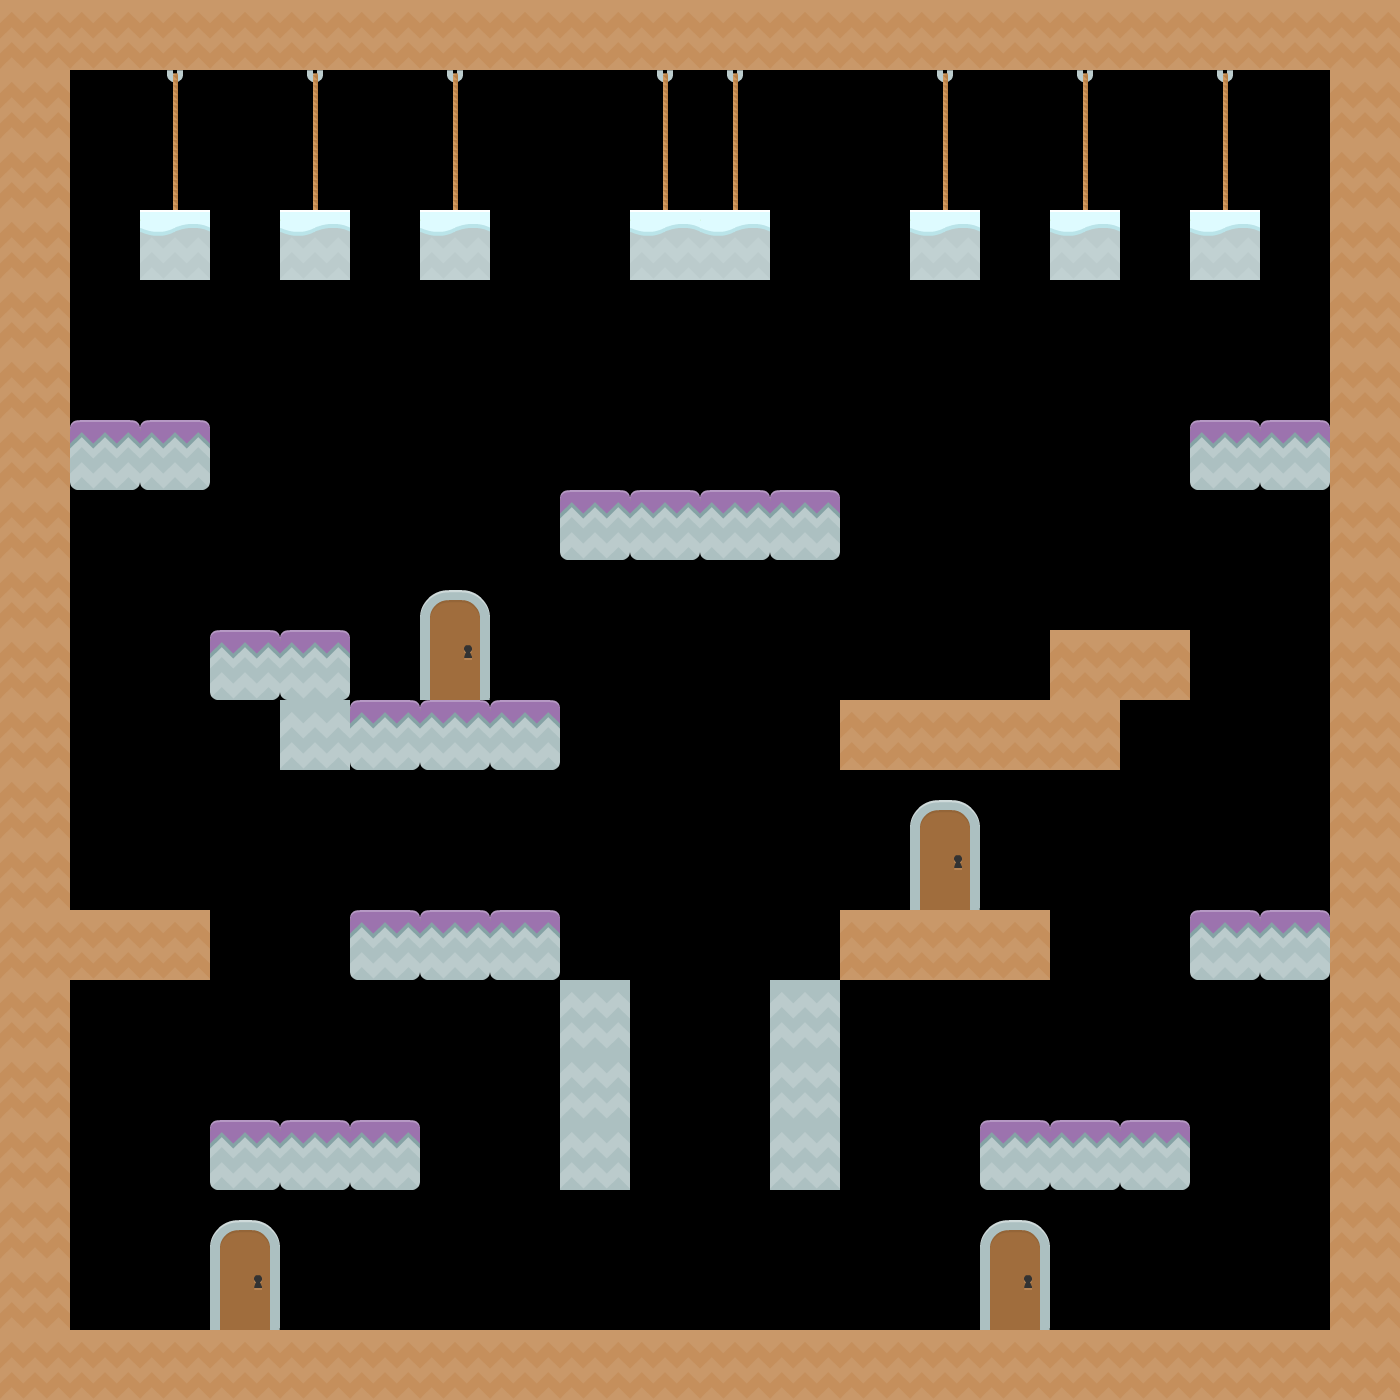

The image is a tile-based game level rendered from a .tmx file. Its description and source (layers, tilesets, objects; grid data summarised) follow:
An orthogonal 20x20 tile map with 70x70 px tiles, 3 tile layers (Below Player, World, Above Player) and 2 objects.

<map version="1.2" tiledversion="1.2.1" orientation="orthogonal" renderorder="right-down" width="20" height="20" tilewidth="70" tileheight="70" infinite="0" nextlayerid="7" nextobjectid="1">
 <tileset firstgid="1" name="base_platformer" tilewidth="70" tileheight="70" spacing="2" tilecount="156" columns="12">
  <image source="tiles_spritesheet.png" width="914" height="936" />
  <tile id="0">
   <properties>
    <property name="collides" type="bool" value="true" />
   </properties>
  </tile>
  <tile id="1">
   <properties>
    <property name="collides" type="bool" value="true" />
   </properties>
  </tile>
  <tile id="2">
   <properties>
    <property name="collides" type="bool" value="true" />
   </properties>
  </tile>
  <tile id="3">
   <properties>
    <property name="collides" type="bool" value="true" />
   </properties>
  </tile>
  <tile id="4">
   <properties>
    <property name="collides" type="bool" value="true" />
   </properties>
  </tile>
  <tile id="5">
   <properties>
    <property name="collides" type="bool" value="true" />
   </properties>
  </tile>
  <tile id="6">
   <properties>
    <property name="collides" type="bool" value="true" />
   </properties>
  </tile>
  <tile id="7">
   <properties>
    <property name="collides" type="bool" value="true" />
   </properties>
  </tile>
  <tile id="8">
   <properties>
    <property name="collides" type="bool" value="true" />
   </properties>
  </tile>
  <tile id="9">
   <properties>
    <property name="collides" type="bool" value="true" />
   </properties>
  </tile>
  <tile id="10">
   <properties>
    <property name="collides" type="bool" value="true" />
   </properties>
  </tile>
  <tile id="11">
   <properties>
    <property name="collides" type="bool" value="true" />
   </properties>
  </tile>
  <tile id="12">
   <properties>
    <property name="collides" type="bool" value="true" />
   </properties>
  </tile>
  <tile id="13">
   <properties>
    <property name="collides" type="bool" value="true" />
   </properties>
  </tile>
  <tile id="14">
   <properties>
    <property name="collides" type="bool" value="true" />
   </properties>
  </tile>
  <tile id="15">
   <properties>
    <property name="collides" type="bool" value="true" />
   </properties>
  </tile>
  <tile id="16">
   <properties>
    <property name="collides" type="bool" value="true" />
   </properties>
  </tile>
  <tile id="17">
   <properties>
    <property name="collides" type="bool" value="true" />
   </properties>
  </tile>
  <tile id="18">
   <properties>
    <property name="collides" type="bool" value="true" />
   </properties>
  </tile>
  <tile id="19">
   <properties>
    <property name="collides" type="bool" value="true" />
   </properties>
  </tile>
  <tile id="20">
   <properties>
    <property name="collides" type="bool" value="true" />
   </properties>
  </tile>
  <tile id="21">
   <properties>
    <property name="collides" type="bool" value="true" />
   </properties>
  </tile>
  <tile id="22">
   <properties>
    <property name="collides" type="bool" value="true" />
   </properties>
  </tile>
  <tile id="23">
   <properties>
    <property name="collides" type="bool" value="true" />
   </properties>
  </tile>
  <tile id="24">
   <properties>
    <property name="collides" type="bool" value="true" />
   </properties>
  </tile>
  <tile id="25">
   <properties>
    <property name="collides" type="bool" value="true" />
   </properties>
  </tile>
  <tile id="26">
   <properties>
    <property name="collides" type="bool" value="true" />
   </properties>
  </tile>
  <tile id="27">
   <properties>
    <property name="collides" type="bool" value="true" />
   </properties>
  </tile>
  <tile id="28">
   <properties>
    <property name="collides" type="bool" value="true" />
   </properties>
  </tile>
  <tile id="29">
   <properties>
    <property name="collides" type="bool" value="true" />
   </properties>
  </tile>
  <tile id="30">
   <properties>
    <property name="collides" type="bool" value="true" />
   </properties>
  </tile>
  <tile id="31">
   <properties>
    <property name="collides" type="bool" value="true" />
   </properties>
  </tile>
  <tile id="32">
   <properties>
    <property name="collides" type="bool" value="true" />
   </properties>
  </tile>
  <tile id="33">
   <properties>
    <property name="collides" type="bool" value="true" />
   </properties>
  </tile>
  <tile id="34">
   <properties>
    <property name="collides" type="bool" value="true" />
   </properties>
  </tile>
  <tile id="35">
   <properties>
    <property name="collides" type="bool" value="true" />
   </properties>
  </tile>
  <tile id="36">
   <properties>
    <property name="collides" type="bool" value="true" />
   </properties>
  </tile>
  <tile id="37">
   <properties>
    <property name="collides" type="bool" value="true" />
   </properties>
  </tile>
  <tile id="38">
   <properties>
    <property name="collides" type="bool" value="true" />
   </properties>
  </tile>
  <tile id="39">
   <properties>
    <property name="collides" type="bool" value="true" />
   </properties>
  </tile>
  <tile id="40">
   <properties>
    <property name="collides" type="bool" value="true" />
   </properties>
  </tile>
  <tile id="41">
   <properties>
    <property name="collides" type="bool" value="true" />
   </properties>
  </tile>
  <tile id="42">
   <properties>
    <property name="collides" type="bool" value="true" />
   </properties>
  </tile>
  <tile id="43">
   <properties>
    <property name="collides" type="bool" value="true" />
   </properties>
  </tile>
  <tile id="44">
   <properties>
    <property name="collides" type="bool" value="true" />
   </properties>
  </tile>
  <tile id="45">
   <properties>
    <property name="collides" type="bool" value="true" />
   </properties>
  </tile>
  <tile id="46">
   <properties>
    <property name="collides" type="bool" value="true" />
   </properties>
  </tile>
  <tile id="47">
   <properties>
    <property name="collides" type="bool" value="true" />
   </properties>
  </tile>
  <tile id="48">
   <properties>
    <property name="collides" type="bool" value="true" />
   </properties>
  </tile>
  <tile id="49">
   <properties>
    <property name="collides" type="bool" value="true" />
   </properties>
  </tile>
  <tile id="50">
   <properties>
    <property name="collides" type="bool" value="true" />
   </properties>
  </tile>
  <tile id="51">
   <properties>
    <property name="collides" type="bool" value="true" />
   </properties>
  </tile>
  <tile id="52">
   <properties>
    <property name="collides" type="bool" value="true" />
   </properties>
  </tile>
  <tile id="53">
   <properties>
    <property name="collides" type="bool" value="true" />
   </properties>
  </tile>
  <tile id="54">
   <properties>
    <property name="collides" type="bool" value="true" />
   </properties>
  </tile>
  <tile id="55">
   <properties>
    <property name="collides" type="bool" value="true" />
   </properties>
  </tile>
  <tile id="56">
   <properties>
    <property name="collides" type="bool" value="true" />
   </properties>
  </tile>
  <tile id="57">
   <properties>
    <property name="collides" type="bool" value="true" />
   </properties>
  </tile>
  <tile id="58">
   <properties>
    <property name="collides" type="bool" value="true" />
   </properties>
  </tile>
  <tile id="59">
   <properties>
    <property name="collides" type="bool" value="true" />
   </properties>
  </tile>
  <tile id="60">
   <properties>
    <property name="collides" type="bool" value="true" />
   </properties>
  </tile>
  <tile id="61">
   <properties>
    <property name="collides" type="bool" value="true" />
   </properties>
  </tile>
  <tile id="62">
   <properties>
    <property name="collides" type="bool" value="true" />
   </properties>
  </tile>
  <tile id="63">
   <properties>
    <property name="collides" type="bool" value="true" />
   </properties>
  </tile>
  <tile id="64">
   <properties>
    <property name="collides" type="bool" value="true" />
   </properties>
  </tile>
  <tile id="65">
   <properties>
    <property name="collides" type="bool" value="true" />
   </properties>
  </tile>
  <tile id="66">
   <properties>
    <property name="collides" type="bool" value="true" />
   </properties>
  </tile>
  <tile id="67">
   <properties>
    <property name="collides" type="bool" value="true" />
   </properties>
  </tile>
  <tile id="68">
   <properties>
    <property name="collides" type="bool" value="true" />
   </properties>
  </tile>
  <tile id="69">
   <properties>
    <property name="collides" type="bool" value="true" />
   </properties>
  </tile>
  <tile id="70">
   <properties>
    <property name="collides" type="bool" value="true" />
   </properties>
  </tile>
  <tile id="71">
   <properties>
    <property name="collides" type="bool" value="true" />
   </properties>
  </tile>
  <tile id="72">
   <properties>
    <property name="collides" type="bool" value="true" />
   </properties>
  </tile>
  <tile id="73">
   <properties>
    <property name="collides" type="bool" value="true" />
   </properties>
  </tile>
  <tile id="74">
   <properties>
    <property name="collides" type="bool" value="true" />
   </properties>
  </tile>
  <tile id="75">
   <properties>
    <property name="collides" type="bool" value="true" />
   </properties>
  </tile>
  <tile id="76">
   <properties>
    <property name="collides" type="bool" value="true" />
   </properties>
  </tile>
  <tile id="77">
   <properties>
    <property name="collides" type="bool" value="true" />
   </properties>
  </tile>
  <tile id="78">
   <properties>
    <property name="collides" type="bool" value="true" />
   </properties>
  </tile>
  <tile id="79">
   <properties>
    <property name="collides" type="bool" value="true" />
   </properties>
  </tile>
  <tile id="80">
   <properties>
    <property name="collides" type="bool" value="true" />
   </properties>
  </tile>
  <tile id="81">
   <properties>
    <property name="collides" type="bool" value="true" />
   </properties>
  </tile>
  <tile id="82">
   <properties>
    <property name="collides" type="bool" value="true" />
   </properties>
  </tile>
  <tile id="83">
   <properties>
    <property name="collides" type="bool" value="true" />
   </properties>
  </tile>
  <tile id="84">
   <properties>
    <property name="collides" type="bool" value="true" />
   </properties>
  </tile>
  <tile id="85">
   <properties>
    <property name="collides" type="bool" value="true" />
   </properties>
  </tile>
  <tile id="86">
   <properties>
    <property name="collides" type="bool" value="true" />
   </properties>
  </tile>
  <tile id="87">
   <properties>
    <property name="collides" type="bool" value="true" />
   </properties>
  </tile>
  <tile id="88">
   <properties>
    <property name="collides" type="bool" value="true" />
   </properties>
  </tile>
  <tile id="89">
   <properties>
    <property name="collides" type="bool" value="true" />
   </properties>
  </tile>
  <tile id="90">
   <properties>
    <property name="collides" type="bool" value="true" />
   </properties>
  </tile>
  <tile id="91">
   <properties>
    <property name="collides" type="bool" value="true" />
   </properties>
  </tile>
  <tile id="92">
   <properties>
    <property name="collides" type="bool" value="true" />
   </properties>
  </tile>
  <tile id="93">
   <properties>
    <property name="collides" type="bool" value="true" />
   </properties>
  </tile>
  <tile id="94">
   <properties>
    <property name="collides" type="bool" value="true" />
   </properties>
  </tile>
  <tile id="95">
   <properties>
    <property name="collides" type="bool" value="true" />
   </properties>
  </tile>
  <tile id="96">
   <properties>
    <property name="collides" type="bool" value="true" />
   </properties>
  </tile>
  <tile id="97">
   <properties>
    <property name="collides" type="bool" value="true" />
   </properties>
  </tile>
  <tile id="98">
   <properties>
    <property name="collides" type="bool" value="true" />
   </properties>
  </tile>
  <tile id="99">
   <properties>
    <property name="collides" type="bool" value="true" />
   </properties>
  </tile>
  <tile id="100">
   <properties>
    <property name="collides" type="bool" value="true" />
   </properties>
  </tile>
  <tile id="101">
   <properties>
    <property name="collides" type="bool" value="true" />
   </properties>
  </tile>
  <tile id="102">
   <properties>
    <property name="collides" type="bool" value="true" />
   </properties>
  </tile>
  <tile id="103">
   <properties>
    <property name="collides" type="bool" value="true" />
   </properties>
  </tile>
  <tile id="104">
   <properties>
    <property name="collides" type="bool" value="true" />
   </properties>
  </tile>
  <tile id="105">
   <properties>
    <property name="collides" type="bool" value="true" />
   </properties>
  </tile>
  <tile id="106">
   <properties>
    <property name="collides" type="bool" value="true" />
   </properties>
  </tile>
  <tile id="107">
   <properties>
    <property name="collides" type="bool" value="true" />
   </properties>
  </tile>
  <tile id="108">
   <properties>
    <property name="collides" type="bool" value="true" />
   </properties>
  </tile>
  <tile id="109">
   <properties>
    <property name="collides" type="bool" value="true" />
   </properties>
  </tile>
  <tile id="110">
   <properties>
    <property name="collides" type="bool" value="true" />
   </properties>
  </tile>
  <tile id="111">
   <properties>
    <property name="collides" type="bool" value="true" />
   </properties>
  </tile>
  <tile id="112">
   <properties>
    <property name="collides" type="bool" value="true" />
   </properties>
  </tile>
  <tile id="113">
   <properties>
    <property name="collides" type="bool" value="true" />
   </properties>
  </tile>
  <tile id="114">
   <properties>
    <property name="collides" type="bool" value="true" />
   </properties>
  </tile>
  <tile id="115">
   <properties>
    <property name="collides" type="bool" value="true" />
   </properties>
  </tile>
  <tile id="116">
   <properties>
    <property name="collides" type="bool" value="true" />
   </properties>
  </tile>
  <tile id="117">
   <properties>
    <property name="collides" type="bool" value="true" />
   </properties>
  </tile>
  <tile id="118">
   <properties>
    <property name="collides" type="bool" value="true" />
   </properties>
  </tile>
  <tile id="119">
   <properties>
    <property name="collides" type="bool" value="true" />
   </properties>
  </tile>
  <tile id="120">
   <properties>
    <property name="collides" type="bool" value="true" />
   </properties>
  </tile>
  <tile id="121">
   <properties>
    <property name="collides" type="bool" value="true" />
   </properties>
  </tile>
  <tile id="122">
   <properties>
    <property name="collides" type="bool" value="true" />
   </properties>
  </tile>
  <tile id="123">
   <properties>
    <property name="collides" type="bool" value="true" />
   </properties>
  </tile>
  <tile id="124">
   <properties>
    <property name="collides" type="bool" value="true" />
   </properties>
  </tile>
  <tile id="125">
   <properties>
    <property name="collides" type="bool" value="true" />
   </properties>
  </tile>
  <tile id="126">
   <properties>
    <property name="collides" type="bool" value="true" />
   </properties>
  </tile>
  <tile id="127">
   <properties>
    <property name="collides" type="bool" value="true" />
   </properties>
  </tile>
  <tile id="128">
   <properties>
    <property name="collides" type="bool" value="true" />
   </properties>
  </tile>
  <tile id="129">
   <properties>
    <property name="collides" type="bool" value="true" />
   </properties>
  </tile>
  <tile id="130">
   <properties>
    <property name="collides" type="bool" value="true" />
   </properties>
  </tile>
  <tile id="131">
   <properties>
    <property name="collides" type="bool" value="true" />
   </properties>
  </tile>
  <tile id="132">
   <properties>
    <property name="collides" type="bool" value="true" />
   </properties>
  </tile>
  <tile id="133">
   <properties>
    <property name="collides" type="bool" value="true" />
   </properties>
  </tile>
  <tile id="134">
   <properties>
    <property name="collides" type="bool" value="true" />
   </properties>
  </tile>
  <tile id="135">
   <properties>
    <property name="collides" type="bool" value="true" />
   </properties>
  </tile>
  <tile id="136">
   <properties>
    <property name="collides" type="bool" value="true" />
   </properties>
  </tile>
  <tile id="137">
   <properties>
    <property name="collides" type="bool" value="true" />
   </properties>
  </tile>
  <tile id="138">
   <properties>
    <property name="collides" type="bool" value="true" />
   </properties>
  </tile>
  <tile id="139">
   <properties>
    <property name="collides" type="bool" value="true" />
   </properties>
   <objectgroup draworder="index">
    <object id="1" x="2" y="1" width="66" height="33" />
    <object id="2" x="42" y="4" width="26" height="63" />
   </objectgroup>
  </tile>
  <tile id="140">
   <properties>
    <property name="collides" type="bool" value="true" />
   </properties>
  </tile>
  <tile id="141">
   <properties>
    <property name="collides" type="bool" value="true" />
   </properties>
  </tile>
  <tile id="142">
   <properties>
    <property name="collides" type="bool" value="true" />
   </properties>
  </tile>
  <tile id="143">
   <properties>
    <property name="collides" type="bool" value="true" />
   </properties>
  </tile>
  <tile id="144">
   <properties>
    <property name="collides" type="bool" value="true" />
   </properties>
  </tile>
  <tile id="145">
   <properties>
    <property name="collides" type="bool" value="true" />
   </properties>
  </tile>
  <tile id="146">
   <properties>
    <property name="collides" type="bool" value="true" />
   </properties>
  </tile>
  <tile id="147">
   <properties>
    <property name="collides" type="bool" value="true" />
   </properties>
  </tile>
  <tile id="148">
   <properties>
    <property name="collides" type="bool" value="true" />
   </properties>
  </tile>
  <tile id="149">
   <properties>
    <property name="collides" type="bool" value="true" />
   </properties>
  </tile>
  <tile id="150">
   <properties>
    <property name="collides" type="bool" value="true" />
   </properties>
  </tile>
  <tile id="151">
   <properties>
    <property name="collides" type="bool" value="true" />
   </properties>
  </tile>
  <tile id="152">
   <properties>
    <property name="collides" type="bool" value="true" />
   </properties>
  </tile>
  <tile id="153">
   <properties>
    <property name="collides" type="bool" value="true" />
   </properties>
  </tile>
  <tile id="154">
   <properties>
    <property name="collides" type="bool" value="true" />
   </properties>
  </tile>
  <tile id="155">
   <properties>
    <property name="collides" type="bool" value="true" />
   </properties>
  </tile>
 </tileset>
 <layer id="2" name="Below Player" width="20" height="20">
  <data>[400 cells, 24 non-empty, 4 distinct tile ids]</data>
 </layer>
 <layer id="3" name="World" width="20" height="20">
  <data>[400 cells, 126 non-empty, 4 distinct tile ids]</data>
 </layer>
 <layer id="1" name="Above Player" width="20" height="20">
  <data>[400 cells, 0 non-empty, 0 distinct tile ids]</data>
 </layer>
</map>
